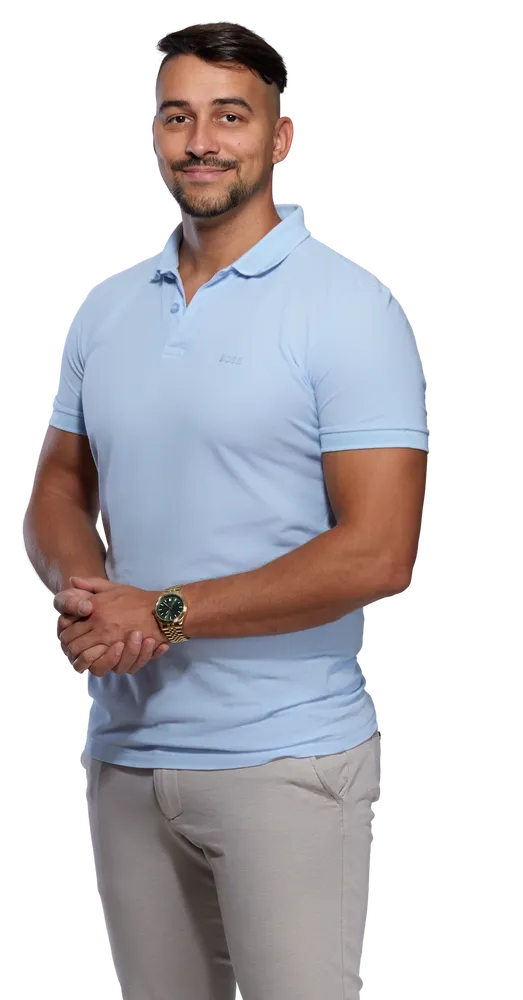
#> input picture src/assets/photos/patrik-omne-hero-top.webp, 523 x 1000 px, shrunk from 1154 x 2208 before the run, given in place of patrik-omne-hero-top.webp-pred-1d.png, which was not available
$ python 1d-vyhladit-oblast.py ../../src/assets/photos/patrik-omne-hero-top.webp 1.0   (older library calls are emulated)
#> lines starting #> are read from the running program, lines starting #| are printed output that depends on the picture; after the words box and inside, x2 and y2 are one past the last pixel; in counts of white or black regions, pixels touching at a corner belong together; pictures that were not available may be replaced by others from this repository, and a replacement may not be noted
"""Cílené vyhlazení látky v zadané oblasti (např. prsty rýsující se pod
kalhotami u kapes). Stejný princip jako 1b (frekvenční separace jasu), ale
silněji a jen v elipsách; kůže a ostré hrany (šev kapsy, poklopec) se chrání.
Upravuje fotky-nove/finalni/<id>.png na místě (záloha <id>-pred-1d.png).
Použití: python 1d-vyhladit-oblast.py <id> <sila> cx,cy,rx,ry[,k] [… ]  (k = síla elipsy 0–1)
(souřadnice v px pracovního rozlišení 3600)"""
import sys, os, shutil
import numpy as np, cv2
from PIL import Image

ROOT = r"C:\Users\gajda\OneDrive\Pracovní\Claude projekty\Web patrik gajdadzis\fotky-nove"
src, sila = sys.argv[1], float(sys.argv[2])
ells = [tuple(map(float, e.split(","))) for e in sys.argv[3:]]
path = f"{ROOT}/finalni/{src}.png"
backup = f"{ROOT}/finalni/{src}-pred-1d.png"
if not os.path.exists(backup):
    shutil.copy(path, backup)
im = np.asarray(Image.open(backup).convert("RGBA"))
#> im is the input picture: shape (1000, 523, 4); mean R, G, B, A 78.3, 75.5, 79.5, 128.2
rgb = im[..., :3]
H, W = rgb.shape[:2]
#> H = 1000; W = 523
hsv = cv2.cvtColor(rgb, cv2.COLOR_RGB2HSV_FULL).astype(np.float32)
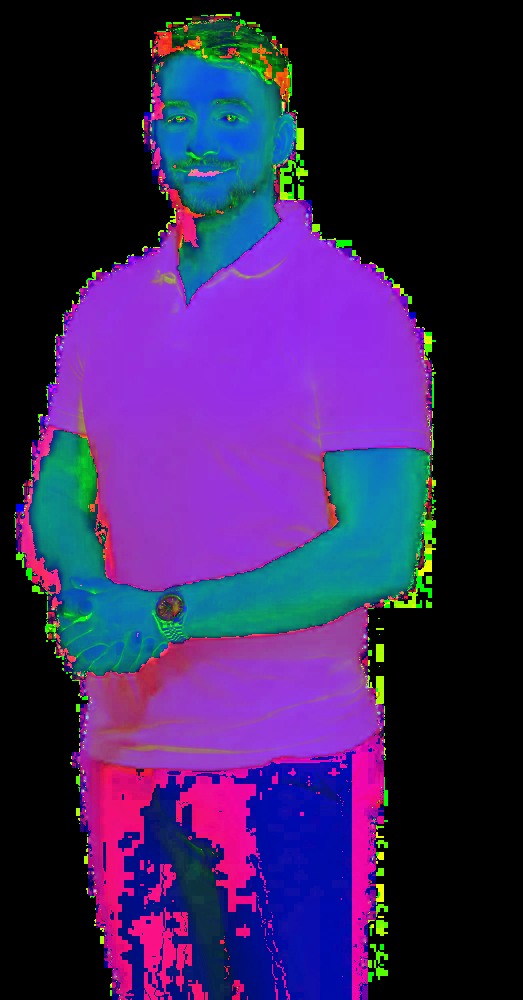
#> hsv: shape (1000, 523, 3) float32; mean R, G, B 56.4, 35.6, 89.1
h, s = hsv[..., 0] * 360 / 255, hsv[..., 1] / 255
v = hsv[..., 2] / 255
pants = (s < 0.22) & ~((h > 5) & (h < 45) & (s > 0.18))
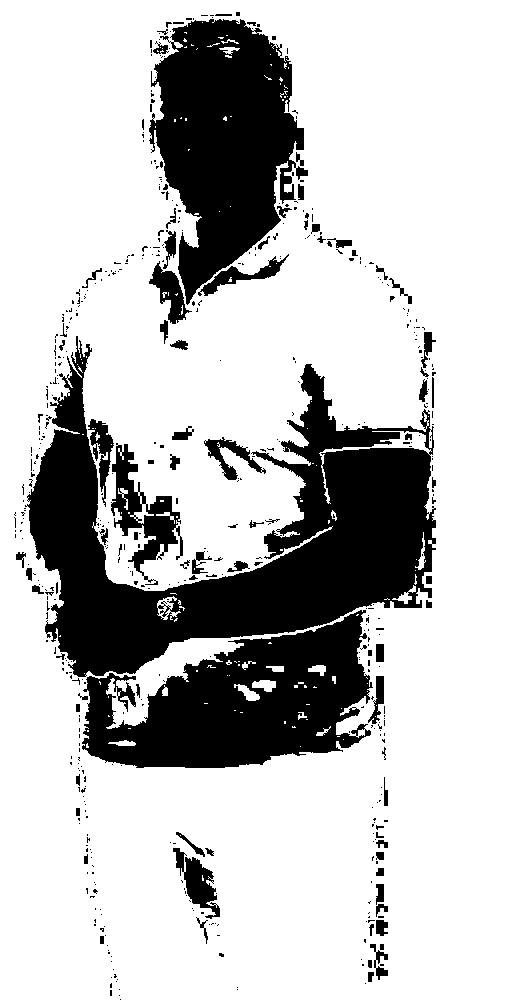
#> pants: shape (1000, 523) bool; 76.5% white; 548 black regions (460 under 20 px), largest, box (x1, y1, x2, y2) and area: (25, 336, 436, 677) 52935, (149, 19, 308, 305) 27404, (82, 610, 373, 768) 26690
shirt = (h > 185) & (h < 230) & (s > 0.07) & (s < 0.65) & (v > 0.40)
#> shirt: shape (1000, 523) bool; 23.5% white; 44 white regions (40 under 20 px), largest, box (x1, y1, x2, y2) and area: (45, 200, 432, 590) 92404, (80, 608, 383, 770) 30378, (126, 676, 141, 701) 118, (110, 673, 120, 684) 42
cloth = ((pants | shirt) & (im[..., 3] > 250)).astype(np.uint8)
#> cloth: shape (1000, 523); values 0 (black) and 1 (white), 36.2% white; 97 white regions (86 under 20 px), largest, box (x1, y1, x2, y2) and area: (84, 607, 380, 1000) 94095, (42, 186, 428, 591) 93187, (24, 507, 64, 608) 842
cloth = cv2.erode(cloth, cv2.getStructuringElement(cv2.MORPH_ELLIPSE, (9, 9)))
#> cloth: shape (1000, 523); values 0 (black) and 1 (white), 32.6% white; 7 white regions (3 under 20 px), largest, box (x1, y1, x2, y2) and area: (55, 211, 423, 587) 85657, (88, 613, 376, 1000) 84777, (186, 217, 194, 243) 111, (43, 571, 56, 583) 64
m = cv2.GaussianBlur(cloth.astype(np.float32), (0, 0), 3)
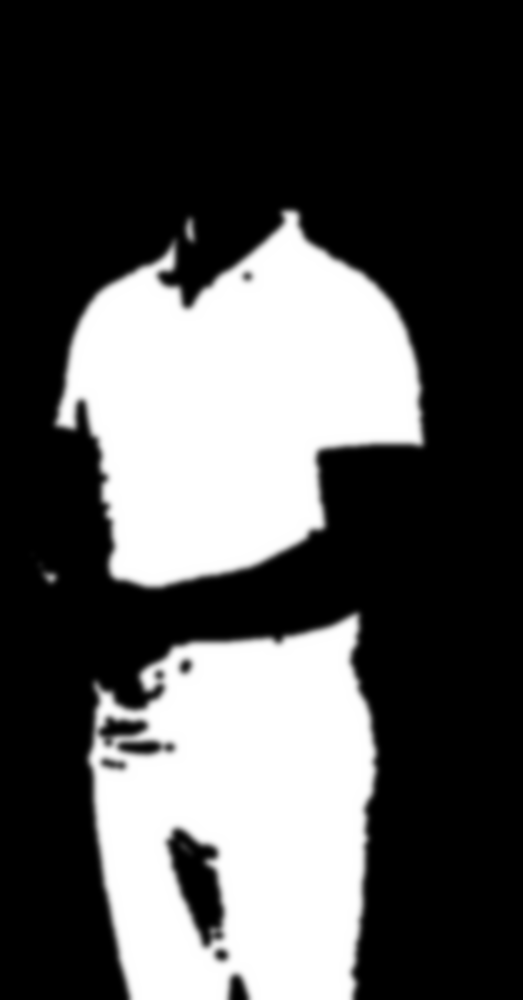
#> m: shape (1000, 523) float32; min 0, max 1, mean 0.326

Y, X = np.mgrid[0:H, 0:W].astype(np.float32)
area = np.zeros((H, W), np.float32)
for e in ells:                     # cx,cy,rx,ry[,síla elipsy]
    cx, cy, rx, ry = e[:4]
    k = e[4] if len(e) > 4 else 1.0
    d = ((X - cx) / rx) ** 2 + ((Y - cy) / ry) ** 2
    area = np.maximum(area, k * np.clip(1.5 - d, 0, 1) ** 1.5)
#> area: shape (1000, 523) float32; every value is 0

lab = cv2.cvtColor(rgb.astype(np.float32) / 255, cv2.COLOR_RGB2LAB)
#> lab: shape (1000, 523, 3) float32; mean of channels 0, 1, 2 31.6, 2.5, -1.1
L = lab[..., 0]
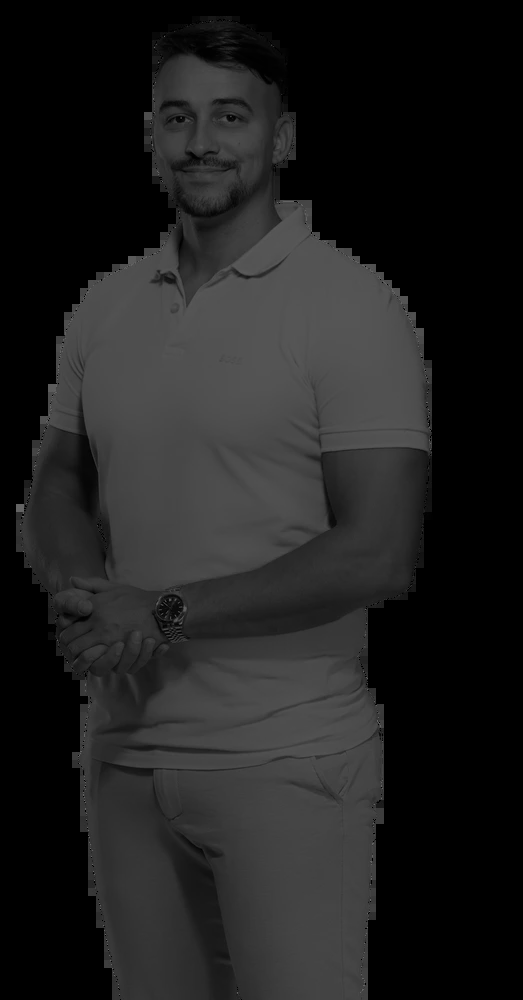
#> L: shape (1000, 523) float32; min 0, max 100, mean 31.6
L0 = L.copy()  # původní jas (L je pohled do lab, po úpravě se mění s ním)
FINE = float(os.environ.get("FINE", 2.0))     # co zůstane jako struktura látky
LOW = float(os.environ.get("LOW", 28))       # co zůstane jako tvar
PROT = float(os.environ.get("PROTECT", 30))  # práh ochrany ostrých hran (0 = bez ochrany)
fine = cv2.GaussianBlur(L, (0, 0), FINE)
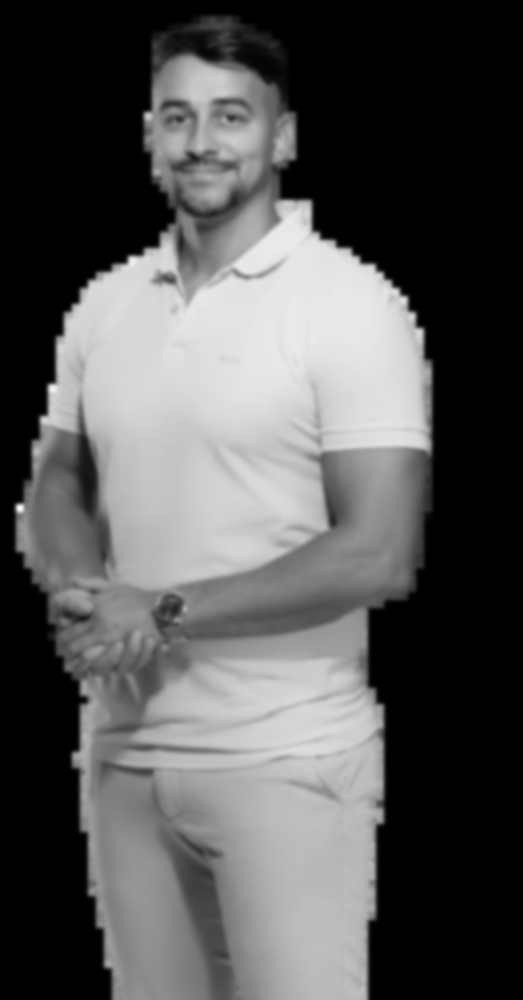
#> fine: shape (1000, 523) float32; min 0, max 93.07, mean 31.6; drawn with min black and max white
mm = m + 1e-6
low = cv2.GaussianBlur(L * mm, (0, 0), LOW) / np.maximum(cv2.GaussianBlur(mm, (0, 0), LOW), 1e-4)
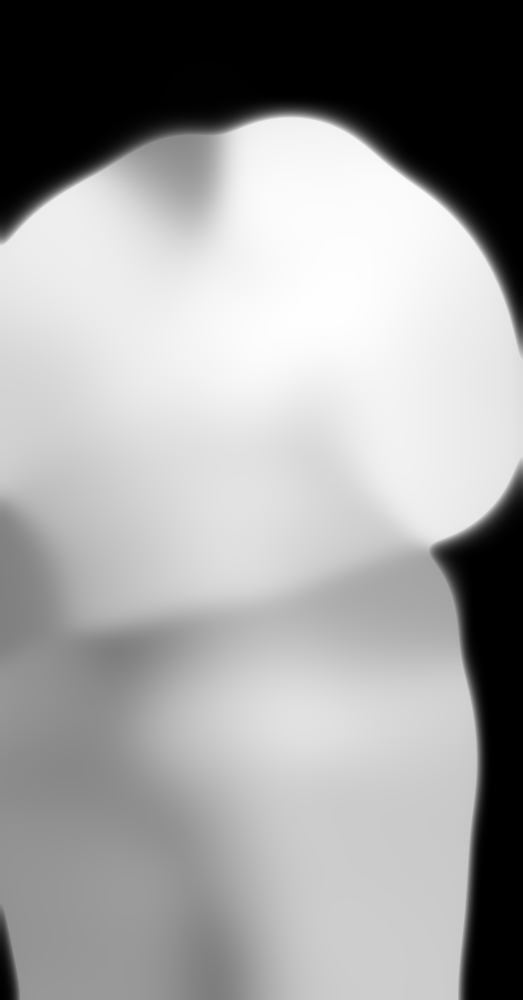
#> low: shape (1000, 523) float32; min 0, max 84.19, mean 52.3; drawn with min black and max white
g = cv2.magnitude(cv2.Sobel(cv2.GaussianBlur(L, (0, 0), 1.2), cv2.CV_32F, 1, 0),
                  cv2.Sobel(cv2.GaussianBlur(L, (0, 0), 1.2), cv2.CV_32F, 0, 1))
protect = cv2.GaussianBlur(cv2.dilate((g > 30).astype(np.uint8), np.ones((7, 7), np.uint8)).astype(np.float32), (0, 0), 3)
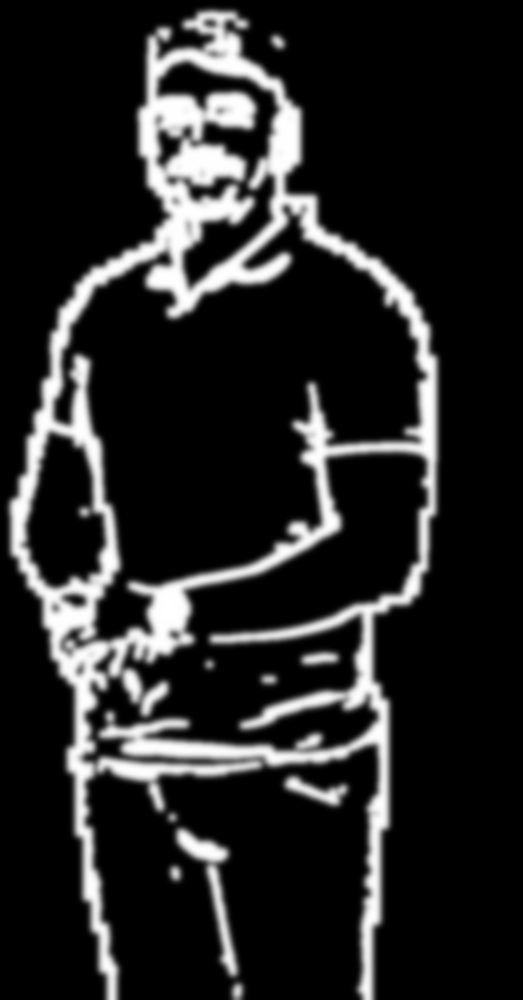
#> protect: shape (1000, 523) float32; min 0, max 1, mean 0.149
w = sila * area * m * ((1 - protect) if PROT > 0 else 1)
lab[..., 0] = np.clip(L - (fine - low) * w, 0, 100)
out = np.clip(cv2.cvtColor(lab, cv2.COLOR_LAB2RGB) * 255 + 0.5, 0, 255).astype(np.uint8)
out = np.where((w > 0.002)[..., None], out, rgb)
Image.fromarray(np.dstack([out, im[..., 3]]), "RGBA").save(path)
np.save(f"{ROOT}/finalni/{src}-1d-dL.npy", (lab[..., 0] - L0).astype(np.float16))
print(src, "hotovo")

$ run again, on src/assets/photos/patrik-omne-hero.webp
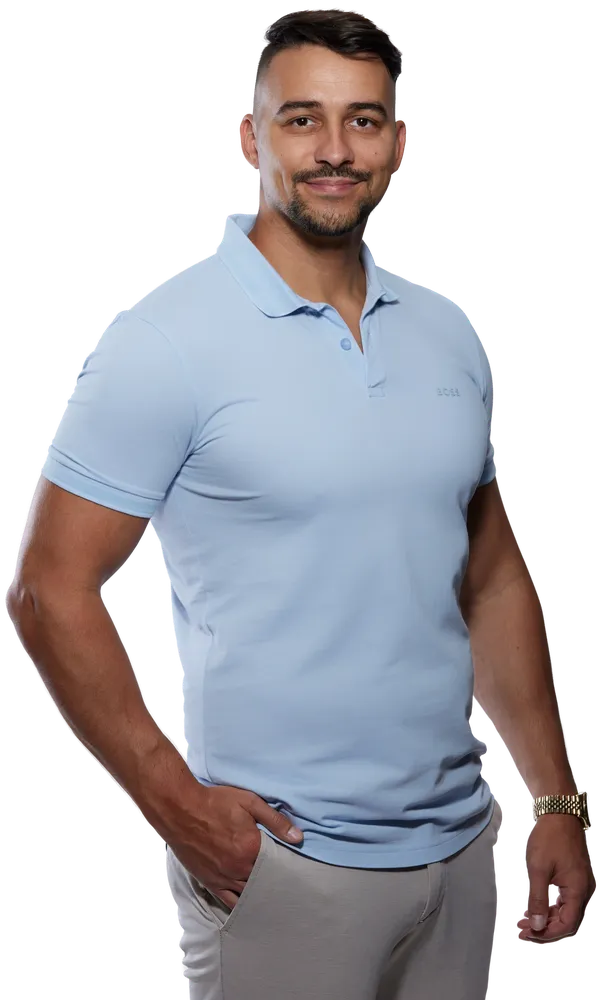
#> input picture src/assets/photos/patrik-omne-hero.webp, 608 x 1000 px, shrunk from 1270 x 2090 before the run, given in place of patrik-omne-hero.webp-pred-1d.png, which was not available
#> im is the input picture: shape (1000, 608, 4); mean R, G, B, A 81, 79.6, 84.7, 141.2
#> `pants = (s < 0.22) & ~((h > 5) & (h < 45) & (s > 0.18))`:
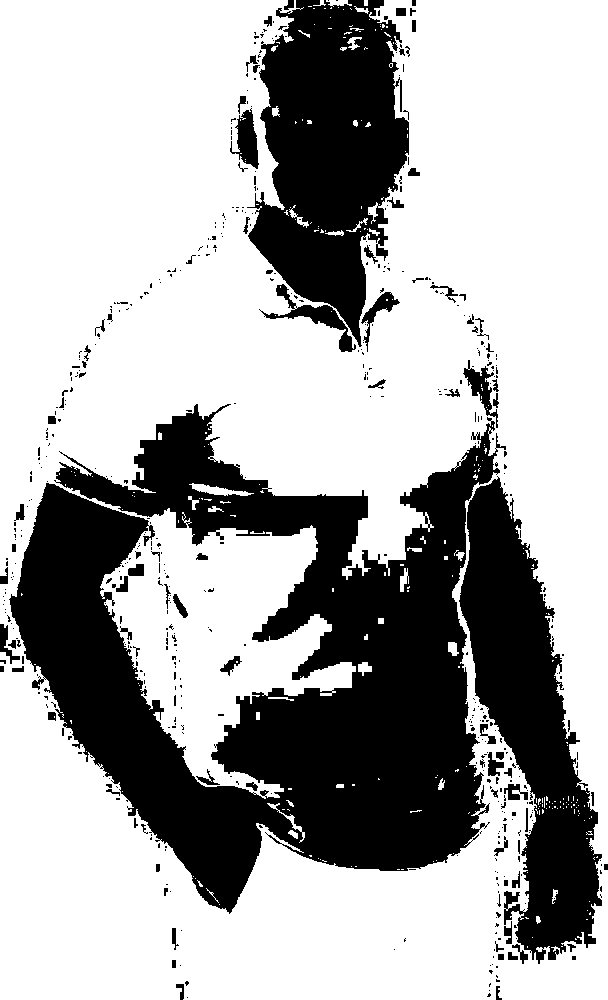
#> pants: shape (1000, 608) bool; 67.8% white; 552 black regions (458 under 20 px), largest, box (x1, y1, x2, y2) and area: (9, 404, 506, 914) 118515, (247, 0, 409, 347) 35009, (459, 476, 602, 964) 31507
#> shirt: shape (1000, 608) bool; 30.5% white; 44 white regions (41 under 20 px), largest, box (x1, y1, x2, y2) and area: (41, 209, 501, 868) 185415, (258, 825, 276, 839) 68, (269, 802, 281, 807) 30
#> lab: shape (1000, 608, 3) float32; mean of channels 0, 1, 2 33.2, 2.4, -1.9
#> `protect = cv2.GaussianBlur(cv2.dilate((g > 30).astype(np.uint8), np.on..`:
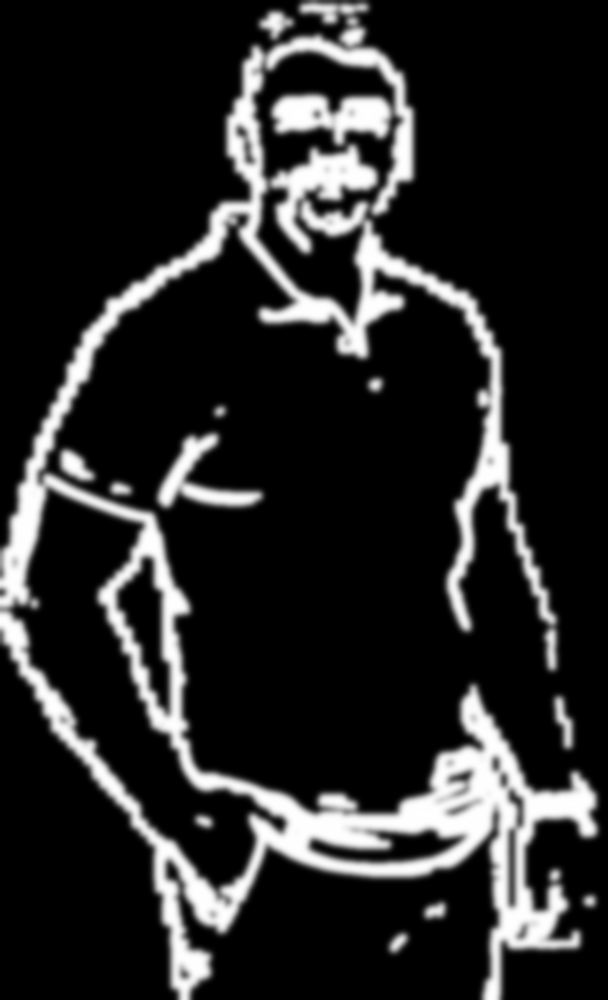
#> protect: shape (1000, 608) float32; min 0, max 1, mean 0.154

$ run again, on src/assets/photos/patrik-pristup-pece.webp
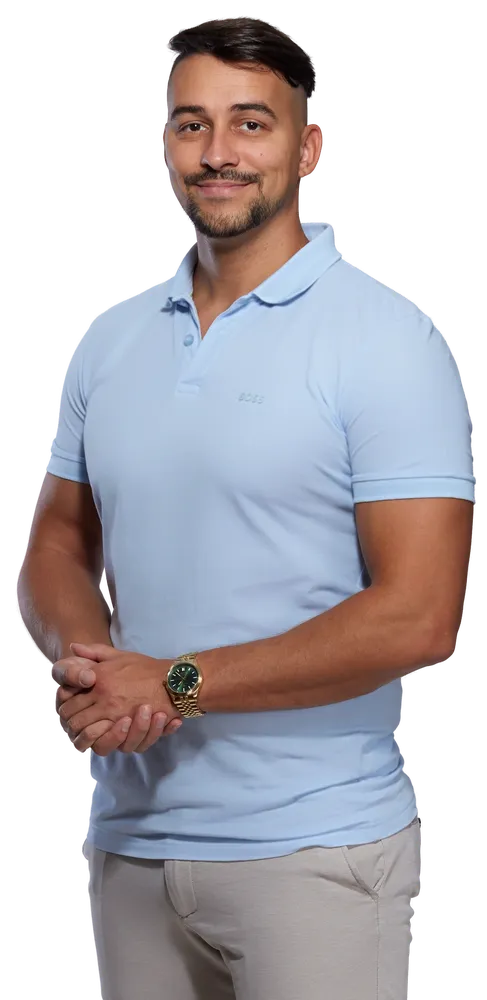
#> input picture src/assets/photos/patrik-pristup-pece.webp, 487 x 1000 px, shrunk from 966 x 1985 before the run, given in place of patrik-pristup-pece.webp-pred-1d.png, which was not available
#> im is the input picture: shape (1000, 487, 4); mean R, G, B, A 96.6, 93.3, 98.7, 157.4
#> `pants = (s < 0.22) & ~((h > 5) & (h < 45) & (s > 0.18))`:
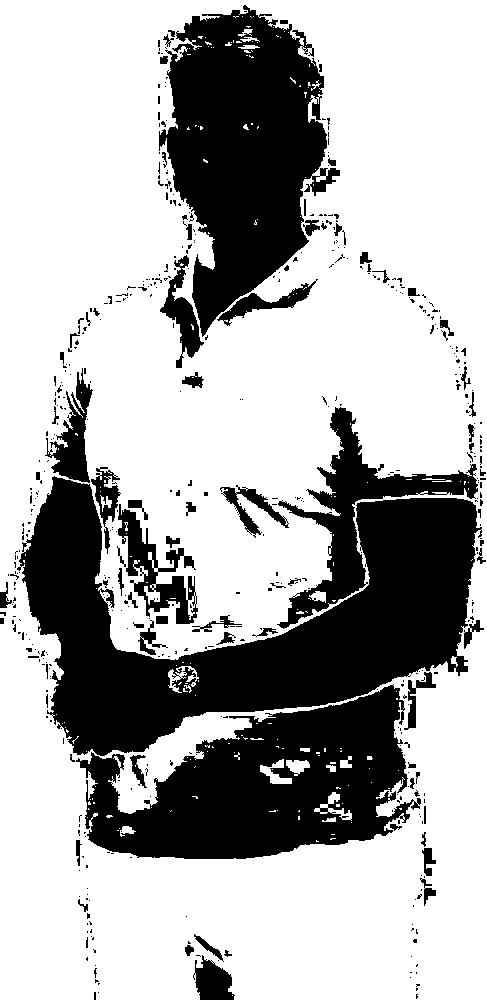
#> pants: shape (1000, 487) bool; 68.8% white; 525 black regions (439 under 20 px), largest, box (x1, y1, x2, y2) and area: (17, 476, 482, 756) 55414, (159, 5, 340, 337) 34776, (76, 684, 421, 859) 33824
#> shirt: shape (1000, 487) bool; 32.1% white; 54 white regions (50 under 20 px), largest, box (x1, y1, x2, y2) and area: (46, 219, 479, 658) 117658, (80, 680, 421, 861) 38491, (136, 760, 149, 784) 137, (118, 754, 124, 759) 22
#> lab: shape (1000, 487, 3) float32; mean of channels 0, 1, 2 39, 3.3, -1.6
#> `protect = cv2.GaussianBlur(cv2.dilate((g > 30).astype(np.uint8), np.on..`:
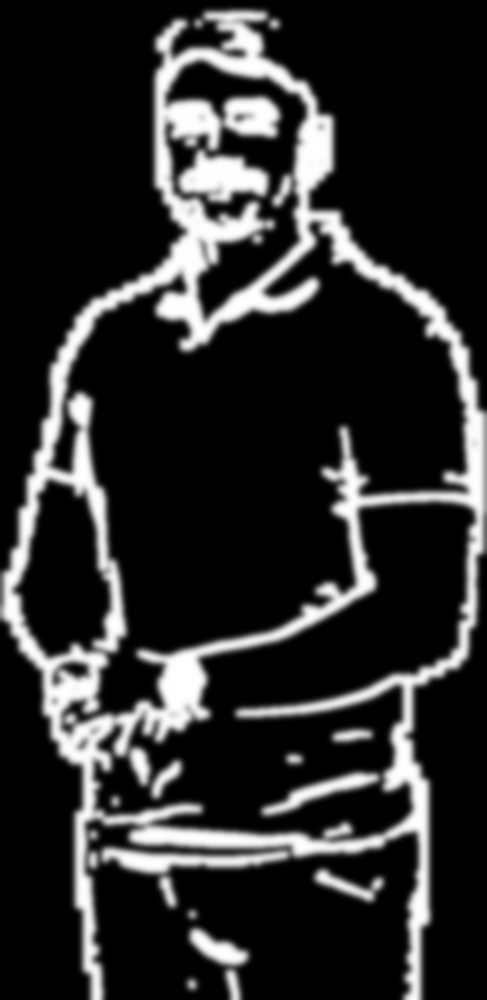
#> protect: shape (1000, 487) float32; min 0, max 1, mean 0.174
#> out: shape (1000, 487, 3); mean of channels 0, 1, 2 96.6, 93.3, 98.7
